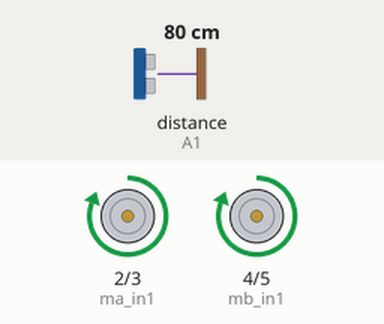
This sketch was run on a simulated Arduino Uno, built with avr-gcc and run on an emulated ATmega328P. On the bench: motor-driver pin pairs drawn as motors (green arrow = first pin HIGH = forward, orange = second pin HIGH = backward, longer = more drive, scaled by the enable pin). Wiring (inferred from the names in the program): ultrasonic range finder: trigger A0; echo A1. Inputs (shaded band) come from the test bench; at power-on: distance to the obstacle (sensor on A1) 80 cm. The echo pulse lasts 58.3 µs per cm.

Above: at 1.2 s.
1.3 s: distance to the obstacle (sensor on A1) set to 29 cm
2.8 s: distance to the obstacle (sensor on A1) set to 22 cm
At 3.5 s:
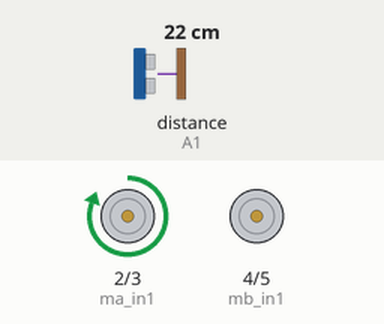
4.3 s: distance to the obstacle (sensor on A1) set to 35 cm
At 4.7 s:
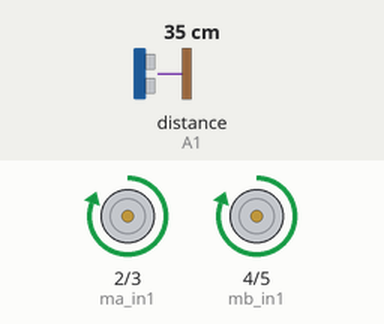
5.8 s: distance to the obstacle (sensor on A1) set to 2 cm
At 7.0 s:
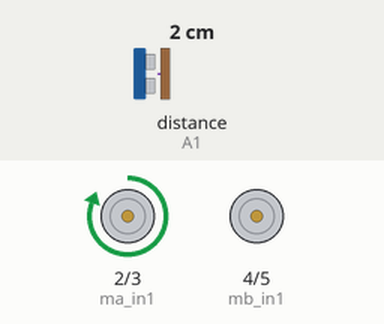
Timing chart, 0 to 8.3 s (numbered marks = the images above; inputs shaded):
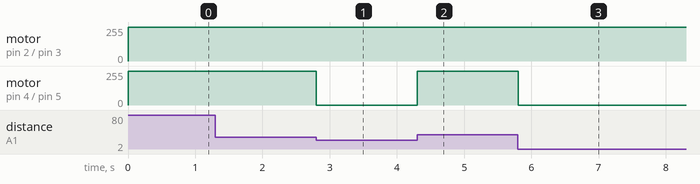

Measured:
- the behaviour switches between 26 and 25 cm on distance to the obstacle (sensor on A1) (found by bisection; images 0 and 1)
- after the input at 1.3 s, every drawn part: stays the same
- after the input at 2.8 s, motor on pin 4 (mb_in1) / pin 5 (mb_in2): forward 255/255 → stopped at once
- after the input at 4.3 s, motor on pin 4 (mb_in1) / pin 5 (mb_in2): stopped → forward 255/255 at once
- after the input at 5.8 s, motor on pin 4 (mb_in1) / pin 5 (mb_in2): forward 255/255 → stopped at once

The sketch:

motorultra.ino
```cpp
int trig=A0;
int echo=A1;
float distance;
float duration;
int ma_in1=2;
int ma_in2=3;
int mb_in1=4;
int mb_in2=5;
int ma_pwm=6;
int mb_pwm=7;
int spd=200;
int sped=10;

void setup(){
  pinMode(trig,OUTPUT);
  pinMode(echo,INPUT);
  Serial.begin(9600);
  pinMode(ma_in1,OUTPUT);
 pinMode(ma_in2,OUTPUT);
 pinMode(mb_in1,OUTPUT);
 pinMode(mb_in2,OUTPUT);
 pinMode(ma_pwm,OUTPUT);
 pinMode(mb_pwm,OUTPUT);
}

void loop(){
  // digitalWrite(trig,LOW);
  // delay(10);
  digitalWrite(trig,HIGH);
  delayMicroseconds(10);
  digitalWrite(trig,LOW);
  delayMicroseconds(10);
  duration = pulseIn(echo,HIGH);
  distance = (duration/2)/29.1;

  //Serial.print("The distance is = ");
 // Serial.print(distance);
 // Serial.println("cm");
 // delay(500);

  if(distance >25)
  {
    digitalWrite(ma_pwm,spd);
  digitalWrite(mb_pwm,spd);

  digitalWrite(ma_in1,HIGH);
  digitalWrite(ma_in2,LOW);

  digitalWrite(mb_in1,HIGH);
  digitalWrite(mb_in2,LOW);
   //delay(6000);
  }

  else if(distance < 25)
  {
  digitalWrite(ma_pwm,sped);
  digitalWrite(mb_pwm,sped);
  digitalWrite(ma_in1,HIGH);
  digitalWrite(ma_in2,LOW);

  digitalWrite(mb_in1,LOW);
  digitalWrite(mb_in2,LOW);
   //delay(2000);
  }
}
```
